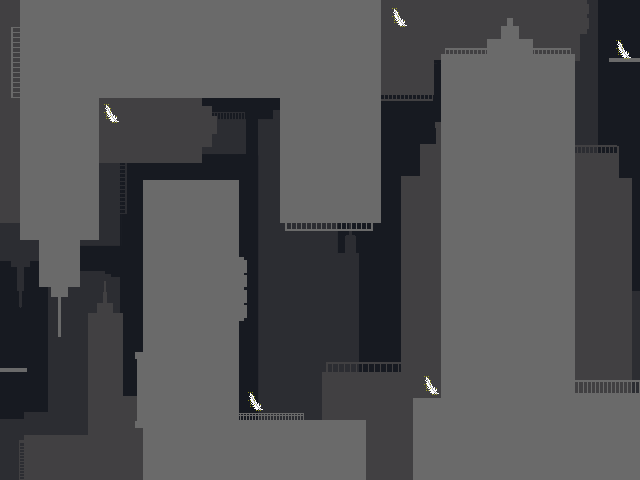

Tiled map render using the project's own tile images. Description and the map definition, with tile-layer contents summarised, below:
An orthogonal 40x30 tile map with 16x16 px tiles, 1 tile layer (Feather), 2 tilesets, 1 image layer and 12 objects.

<map version="1.10" tiledversion="1.10.1" orientation="orthogonal" renderorder="right-down" width="40" height="30" tilewidth="16" tileheight="16" infinite="0" nextlayerid="11" nextobjectid="24">
 <editorsettings>
  <export target="CityBackground.json" format="json" />
 </editorsettings>
 <tileset firstgid="1" name="Cityasset_" tilewidth="16" tileheight="16" tilecount="1200" columns="40">
  <image source="Cityasset_.png" trans="000000" width="640" height="480" />
 </tileset>
 <tileset firstgid="1201" name="Feather_Asset_" tilewidth="16" tileheight="16" tilecount="4" columns="2">
  <image source="Feather_Asset_.png" trans="000000" width="32" height="32" />
 </tileset>
 <imagelayer id="4" name="CityBg" offsetx="0.0705174" offsety="0.16435">
  <image source="Cityasset_.png" width="640" height="480" />
 </imagelayer>
 <objectgroup id="3" name="Buildings">
  <object id="3" x="0" y="367.996">
   <polygon points="0,0 27.3728,0.074994 27.2978,3.89969 -0.074994,4.04968" />
  </object>
  <object id="7" x="610.016" y="58.6106">
   <polygon points="0,0 30.9403,0 30.91,4.00108 -0.0244934,4.03051" />
  </object>
  <object id="8" x="20.4032" y="27.1629">
   <polygon points="0,0 -8.74276,0 -8.85603,70.8515 -0.0764641,70.9303" />
  </object>
  <object id="13" x="142.5" y="180" width="96.5" height="298.5" />
  <object id="14" x="236.5" y="420.5" width="128.5" height="58.5" />
  <object id="16" x="414" y="392" width="224" height="89" />
  <object id="17" x="439" y="54" width="137" height="339" />
  <object id="18" x="51.6364" y="287.636" width="16.5455" height="8.90909" />
  <object id="19" x="39.6364" y="239.455" width="40.5455" height="46.9091" />
  <object id="21" x="20" y="-2.66667" width="76" height="238.667" />
  <object id="22" x="16" y="-8" width="364" height="105.333" />
  <object id="23" x="282.667" y="94.6667" width="97.3333" height="126.667" />
 </objectgroup>
 <layer id="9" name="Feather" width="40" height="30">
  <data>[1200 cells, 20 non-empty, 4 distinct tile ids]</data>
 </layer>
</map>
